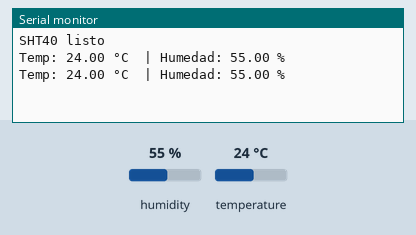
The sketch below on a simulated ESP32. On the bench: the last lines printed to the serial monitor. The inputs (shaded band) are chosen by the test bench; at power-on: humidity 55 %, temperature 24 °C.

Above: at 2.9 s.
3.0 s: humidity set to 22 %
At 5.4 s:
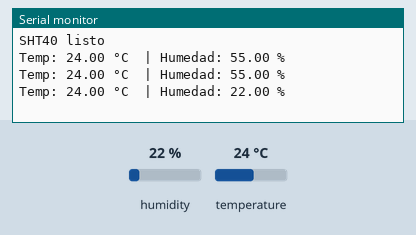
5.8 s: temperature set to 12 °C
At 7.5 s:
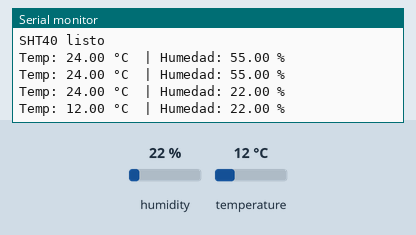
8.6 s: humidity set to 40 %
At 11.6 s:
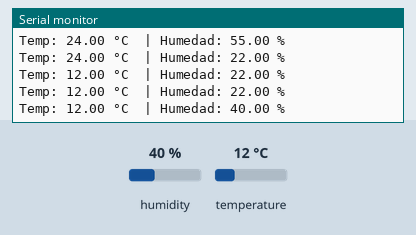
Timing chart, 0 to 13.1 s (numbered marks = the images above; inputs shaded):
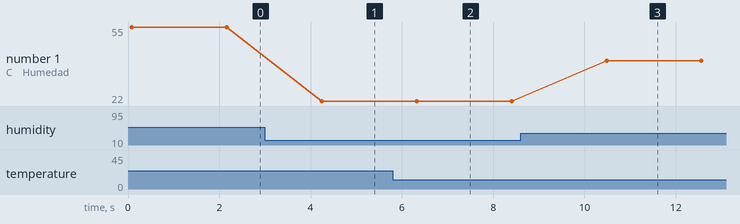

The sketch:

temperatura.ino
```cpp
#include <Wire.h>
#include <Adafruit_SHT4x.h>

Adafruit_SHT4x sht4 = Adafruit_SHT4x();

void setup() {
  Serial.begin(115200);
  Wire.begin(21, 22);

  if (!sht4.begin()) {
    Serial.println("No se encontró SHT40");
    while (1);
  }

  Serial.println("SHT40 listo");
}

void loop() {
  sensors_event_t humidity, temp;
  sht4.getEvent(&humidity, &temp);

  Serial.print("Temp: ");
  Serial.print(temp.temperature);
  Serial.print(" °C  | Humedad: ");
  Serial.print(humidity.relative_humidity);
  Serial.println(" %");

  delay(2000);
}
```

Measured:
- after the input at 3.0 s, the serial monitor: prints a new line after 1.2 s (image 1)
- after the input at 5.8 s, the serial monitor: prints a new line after 0.52 s (image 2)
- after the input at 8.6 s, the serial monitor: prints a new line after 1.9 s (image 3)
- plotted number 1: 55 → 22 after the input at 3.0 s, 22 → 40 after the input at 8.6 s
